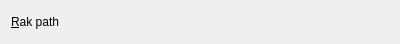
<?xml version="1.0" encoding="UTF-8"?>
<ui version="4.0">
 <class>Ruber::FindInFiles::FindInFilesConfigWidget</class>
 <widget class="QWidget" name="Ruber::FindInFiles::FindInFilesConfigWidget">
  <property name="geometry">
   <rect>
    <x>0</x>
    <y>0</y>
    <width>400</width>
    <height>44</height>
   </rect>
  </property>
  <property name="windowTitle">
   <string>Form</string>
  </property>
  <layout class="QHBoxLayout" name="horizontalLayout">
   <item>
    <widget class="QLabel" name="label">
     <property name="text">
      <string>&amp;Rak path</string>
     </property>
     <property name="buddy">
      <cstring>_find_in_files__rak_path</cstring>
     </property>
    </widget>
   </item>
   <item>
    <widget class="KUrlRequester" name="_find_in_files__rak_path"/>
   </item>
  </layout>
 </widget>
 <customwidgets>
  <customwidget>
   <class>KUrlRequester</class>
   <extends>QFrame</extends>
   <header>kurlrequester.h</header>
  </customwidget>
 </customwidgets>
 <resources/>
 <connections/>
</ui>
